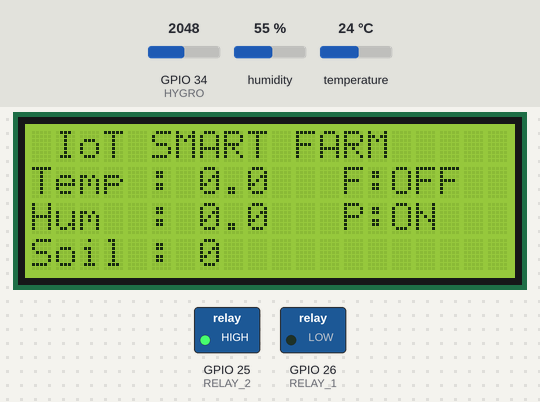
Recording of a sketch running on a simulated ESP32. Parts: 20×4 character LCD, switched loads named in the sketch (green lamp = pin HIGH). The inputs (shaded band) are chosen by the test bench; at power-on: humidity 55 %, GPIO 34 (HYGRO) = 2048, temperature 24 °C. WiFi joins after 1.5 s; servers stay silent unless stated; storage starts empty; what the sketch prints to the serial monitor is not drawn.

Above: at 2.8 s.
2.9 s: humidity set to 74 %
At 7.3 s:
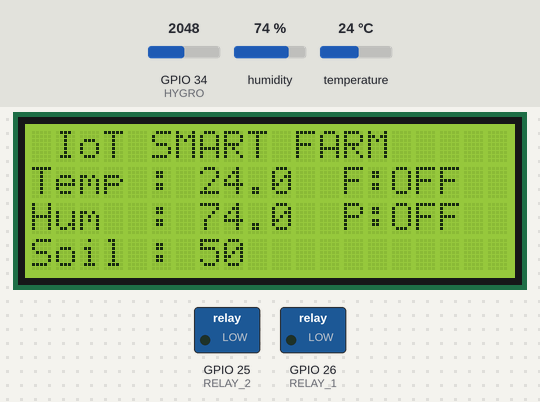
7.6 s: humidity set to 77 %
At 10.8 s:
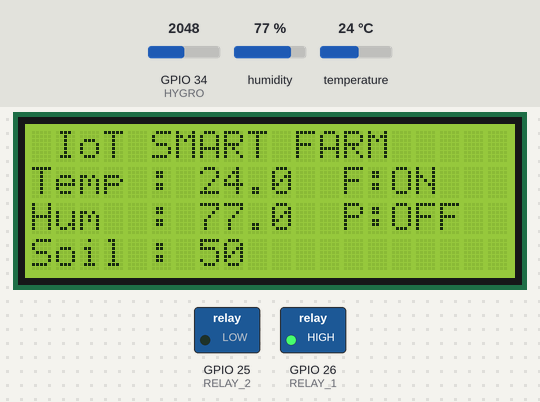
11.6 s: GPIO 34 (HYGRO) set to 2875
17.8 s: GPIO 34 (HYGRO) set to 2967
At 21.4 s:
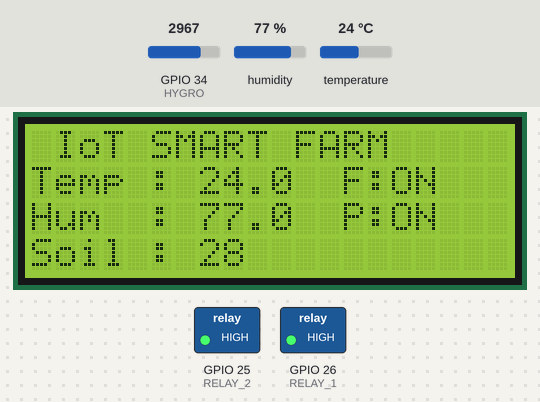
21.9 s: humidity set to 22 %
At 26.2 s:
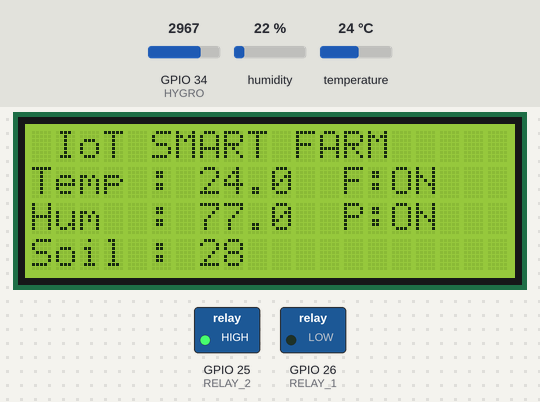
28.0 s: temperature set to 12 °C
At 31.8 s:
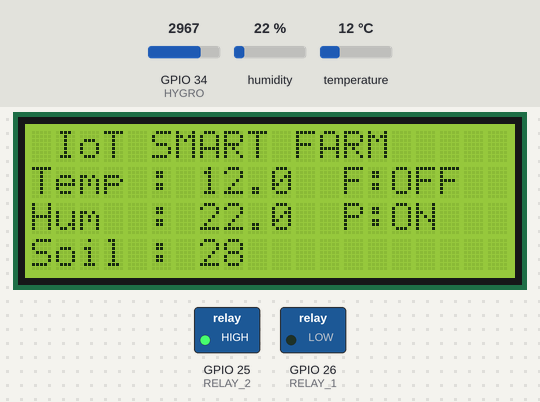
Timing chart, 0 to 33.1 s (numbered marks = the images above; inputs shaded):
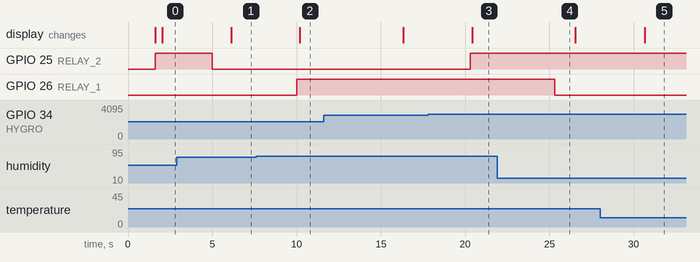

The sketch:

sistem_irigasi.ino
```cpp
#include <WiFi.h>
#include <WebServer.h>
#include <LittleFS.h>
#include <DHT.h>
#include <ThingSpeak.h>
#include <elapsedMillis.h>
#include <LiquidCrystal_I2C.h>

#define DHTPIN 4
#define DHTTYPE DHT21
#define HYGRO 34

#define RELAY_1 26   // FAN
#define RELAY_2 25   // POMPA


#define WIFI_SSID "UGMURO-INE"
#define WIFI_PASSWORD "Gepuk15000"

// ======================
// ThingSpeak
// ======================
unsigned long channelNum = 3399921;
const char* WriteAPIKey = "1VI22AD11A0Y925L";

// ======================
// Interval
// ======================
unsigned long thingSpeakInterval = 15000;
unsigned long sensorInterval     = 5000;
unsigned long displayInterval    = 2000;

elapsedMillis thingSpeakMillis;
elapsedMillis sensorMillis;
elapsedMillis displayMillis;

// ======================
// Threshold Otomatis
// ======================
const float TEMP_THRESHOLD = 36.0;
const float HUM_THRESHOLD  = 75.0;

const int SOIL_ON  = 30;
const int SOIL_OFF = 40;

// ======================
// Variabel
// ======================
float h = 0;
float c = 0;

int soil = 0;
int soilPercentage = 0;

bool fanStatus = false;
bool pumpStatus = false;

// mode manual dari web
bool manualFan  = false;
bool manualPump = false;

DHT dht(DHTPIN, DHTTYPE);

WiFiClient client;
WebServer server(80);

LiquidCrystal_I2C lcd(0x27, 20, 4);

// ======================
// WEB FILE
// ======================

void handleRoot()
{
  File file = LittleFS.open("/index.html", "r");

  if(!file)
  {
    server.send(404,"text/plain","index.html not found");
    return;
  }

  server.streamFile(file,"text/html");
  file.close();
}

void handleCSS()
{
  File file = LittleFS.open("/style.css","r");

  if(!file)
  {
    server.send(404,"text/plain","style.css not found");
    return;
  }

  server.streamFile(file,"text/css");
  file.close();
}

void handleJS()
{
  File file = LittleFS.open("/script.js","r");

  if(!file)
  {
    server.send(404,"text/plain","script.js not found");
    return;
  }

  server.streamFile(file,"application/javascript");
  file.close();
}

// ======================
// JSON DATA
// ======================

void handleData()
{
  String json = "{";

  json += "\"temperature\":" + String(c,1) + ",";
  json += "\"humidity\":" + String(h,1) + ",";
  json += "\"soil\":" + String(soilPercentage) + ",";
  json += "\"fan\":" + String(fanStatus ? 1 : 0) + ",";
  json += "\"pump\":" + String(pumpStatus ? 1 : 0);

  json += "}";

  server.send(200,"application/json",json);
}

// ======================
// RELAY CONTROL
// ======================

void handleRelay()
{
  if(!server.hasArg("device") ||
     !server.hasArg("state"))
  {
    server.send(400,"text/plain","Bad Request");
    return;
  }
  String device = server.arg("device");
  int state = server.arg("state").toInt();

  if(device == "fan")
  {
    manualFan = true;
    fanStatus = state;

    digitalWrite(RELAY_1,
                 fanStatus ? HIGH : LOW);
  }

  if(device == "pump")
  {
    manualPump = true;
    pumpStatus = state;

    digitalWrite(RELAY_2,
                 pumpStatus ? HIGH : LOW);
  }

  server.send(200,"text/plain","OK");
}
void handleMode()
{
  if(!server.hasArg("device") ||
     !server.hasArg("mode"))
  {
    server.send(400,"text/plain","Bad Request");
    return;
  }

  String device = server.arg("device");
  String mode   = server.arg("mode");

  if(device == "fan")
  {
    manualFan = (mode == "manual");
  }

  if(device == "pump")
  {
    manualPump = (mode == "manual");
  }

  server.send(200,"text/plain","OK");
}

// ======================
// WIFI
// ======================

void connectWiFi()
{
  Serial.print("Connecting WiFi");

  WiFi.begin(WIFI_SSID,
             WIFI_PASSWORD);

  while(WiFi.status() != WL_CONNECTED)
  {
    delay(500);
    Serial.print(".");
  }

  Serial.println();
  Serial.println("WiFi Connected");

  Serial.print("IP Address : ");
  Serial.println(WiFi.localIP());
}

// ======================
// SETUP
// ======================

void setup()
{
  Serial.begin(115200);

  connectWiFi();

  if(!LittleFS.begin(true))
  {
    Serial.println("LittleFS Error");
    return;
  }

  Serial.println("LittleFS Mounted");

  server.on("/", handleRoot);
  server.on("/style.css", handleCSS);
  server.on("/script.js", handleJS);
  server.on("/data", handleData);
  server.on("/relay", handleRelay);
  server.on("/mode", handleMode);


  server.begin();

  Serial.println("Web Server Started");
  Serial.print("Open : http://");
  Serial.println(WiFi.localIP());

  pinMode(DHTPIN, INPUT_PULLUP);   // aktifkan pull-up internal ESP32 untuk DHT21
  dht.begin();

  pinMode(HYGRO, INPUT);

  pinMode(RELAY_1, OUTPUT);
  pinMode(RELAY_2, OUTPUT);

  digitalWrite(RELAY_1, LOW);
  digitalWrite(RELAY_2, LOW);

  ThingSpeak.begin(client);

  lcd.init();
  lcd.backlight();

  lcd.setCursor(0,0);
  lcd.print(" IoT SMART FARM ");

  lcd.setCursor(0,1);
  lcd.print("Temp :");

  lcd.setCursor(0,2);
  lcd.print("Hum  :");

  lcd.setCursor(0,3);
  lcd.print("Soil :");
}

// ======================
// LOOP
// ======================

void loop()
{
  server.handleClient();

  // ======================
  // SENSOR
  // ======================
  if(sensorMillis >= sensorInterval)
  {
    float newH = dht.readHumidity();
    float newC = dht.readTemperature();

    if(!isnan(newH) && !isnan(newC))
    {
      h = newH;
      c = newC;
    }
    else
    {
      Serial.println("DHT read gagal, pakai nilai sebelumnya");
    }

    soil = analogRead(HYGRO);

    soilPercentage =
      map(soil,0,4095,100,0);

    soilPercentage =
      constrain(
        soilPercentage,
        0,
        100);

    Serial.println();

    Serial.print("Temp : ");
    Serial.println(c);

    Serial.print("Hum  : ");
    Serial.println(h);

    Serial.print("Soil : ");
    Serial.println(soilPercentage);

    sensorMillis = 0;
  }

  // ======================
  // AUTO FAN
  // ======================
  if(!manualFan)
  {
    if(c > TEMP_THRESHOLD ||
       h > HUM_THRESHOLD)
    {
      fanStatus = true;
    }
    else
    {
      fanStatus = false;
    }

    digitalWrite(RELAY_1,
                 fanStatus);
  }

  // ======================
  // AUTO PUMP
  // ======================
  if(!manualPump)
  {
    if(soilPercentage < SOIL_ON)
    {
      pumpStatus = true;
    }
    else if(soilPercentage > SOIL_OFF)
    {
      pumpStatus = false;
    }

    digitalWrite(RELAY_2,
                 pumpStatus);
  }

  // ======================
  // LCD
  // ======================
  if(displayMillis >= displayInterval)
  {
    lcd.setCursor(7,1);
    lcd.print("      ");
    lcd.setCursor(7,1);
    lcd.print(c,1);

    lcd.setCursor(7,2);
    lcd.print("      ");
    lcd.setCursor(7,2);
    lcd.print(h,1);

    lcd.setCursor(7,3);
    lcd.print("      ");
    lcd.setCursor(7,3);
    lcd.print(soilPercentage);

    lcd.setCursor(13,1);
    lcd.print("F:");
    lcd.print(fanStatus ? "ON " : "OFF");

    lcd.setCursor(13,2);
    lcd.print("P:");
    lcd.print(pumpStatus ? "ON " : "OFF");

    displayMillis = 0;
  }

  // ======================
  // THINGSPEAK
  // ======================
  if(thingSpeakMillis >= thingSpeakInterval)
  {
    ThingSpeak.setField(1, c);
    ThingSpeak.setField(2, h);
    ThingSpeak.setField(3, soilPercentage);
    ThingSpeak.setField(4, fanStatus);
    ThingSpeak.setField(5, pumpStatus);

    int statusCode =
      ThingSpeak.writeFields(
        channelNum,
        WriteAPIKey);

    if(statusCode == 200)
    {
      Serial.println(
      "Data berhasil dikirim");
    }
    else
    {
      Serial.print(
      "ThingSpeak Error : ");

      Serial.println(statusCode);
    }

    thingSpeakMillis = 0;
  }
}
```

Measured:
- the behaviour switches between 75 and 76 % on humidity (found by bisection; images 1 and 2)
- the behaviour switches between 2907 and 2908 on GPIO 34 (HYGRO) (found by bisection; images 2 and 3)
- after the input at 2.9 s, the display: changes after 3.2 s (image 1)
- after the input at 7.6 s, GPIO 26 (RELAY_1): LOW → HIGH after 2.4 s; the display: changes after 2.6 s (image 2)
- after the input at 17.8 s, GPIO 25 (RELAY_2): LOW → HIGH after 2.5 s; the display: changes after 2.6 s (image 3)
- after the input at 21.9 s, GPIO 26 (RELAY_1): HIGH → LOW after 3.4 s
- after the input at 28.0 s, the display: changes after 2.6 s (image 5)
